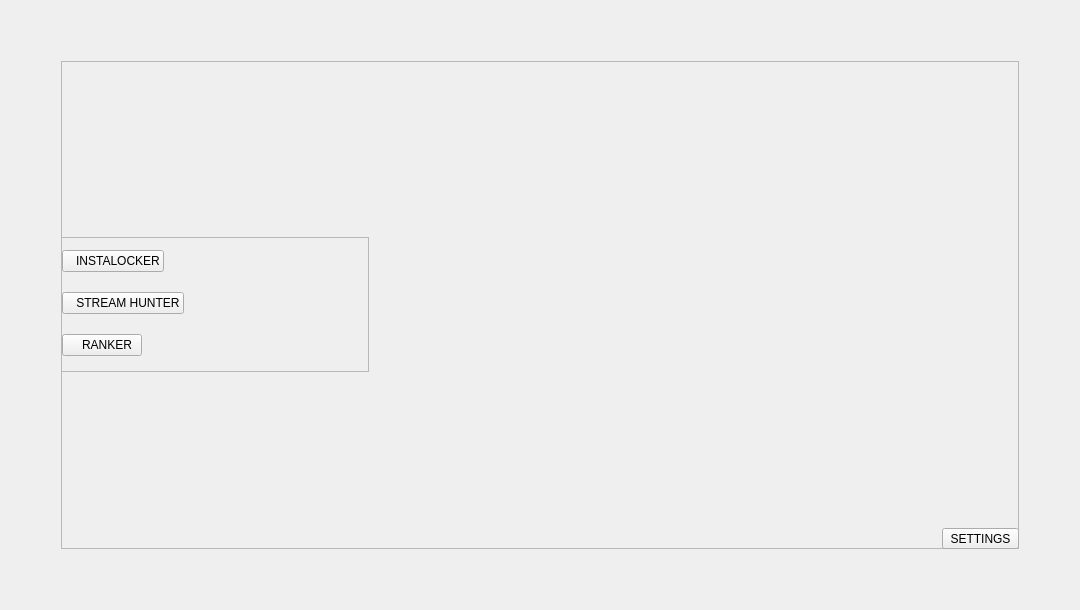
<?xml version="1.0" encoding="UTF-8"?>
<ui version="4.0">
 <class>main_menu_pg</class>
 <widget class="QWidget" name="main_menu_pg">
  <property name="geometry">
   <rect>
    <x>0</x>
    <y>0</y>
    <width>1080</width>
    <height>610</height>
   </rect>
  </property>
  <property name="windowTitle">
   <string>Form</string>
  </property>
  <widget class="QFrame" name="main_frm">
   <property name="geometry">
    <rect>
     <x>61</x>
     <y>61</y>
     <width>958</width>
     <height>488</height>
    </rect>
   </property>
   <property name="styleSheet">
    <string notr="true"/>
   </property>
   <property name="frameShape">
    <enum>QFrame::StyledPanel</enum>
   </property>
   <property name="frameShadow">
    <enum>QFrame::Raised</enum>
   </property>
   <widget class="QFrame" name="options_frm">
    <property name="geometry">
     <rect>
      <x>0</x>
      <y>176</y>
      <width>308</width>
      <height>135</height>
     </rect>
    </property>
    <property name="frameShape">
     <enum>QFrame::StyledPanel</enum>
    </property>
    <property name="frameShadow">
     <enum>QFrame::Raised</enum>
    </property>
    <property name="lineWidth">
     <number>1</number>
    </property>
    <layout class="QVBoxLayout" name="verticalLayout_2" stretch="0,0,0">
     <property name="spacing">
      <number>8</number>
     </property>
     <property name="sizeConstraint">
      <enum>QLayout::SetMinimumSize</enum>
     </property>
     <property name="leftMargin">
      <number>0</number>
     </property>
     <property name="topMargin">
      <number>0</number>
     </property>
     <property name="rightMargin">
      <number>0</number>
     </property>
     <property name="bottomMargin">
      <number>0</number>
     </property>
     <item alignment="Qt::AlignLeft">
      <widget class="BigOptionQPushButton" name="instalocker_btn">
       <property name="styleSheet">
        <string notr="true"/>
       </property>
       <property name="text">
        <string>   INSTALOCKER</string>
       </property>
       <property name="icon">
        <iconset resource="../../../resources/images.qrc">
         <normaloff>:/icons/icons/losangle.png</normaloff>:/icons/icons/losangle.png</iconset>
       </property>
       <property name="iconSize">
        <size>
         <width>9</width>
         <height>9</height>
        </size>
       </property>
       <property name="flat">
        <bool>false</bool>
       </property>
      </widget>
     </item>
     <item alignment="Qt::AlignLeft">
      <widget class="BigOptionQPushButton" name="stream_hunter_btn">
       <property name="text">
        <string>   STREAM HUNTER</string>
       </property>
       <property name="icon">
        <iconset resource="../../../resources/images.qrc">
         <normaloff>:/icons/icons/losangle.png</normaloff>:/icons/icons/losangle.png</iconset>
       </property>
       <property name="iconSize">
        <size>
         <width>9</width>
         <height>9</height>
        </size>
       </property>
      </widget>
     </item>
     <item alignment="Qt::AlignLeft">
      <widget class="BigOptionQPushButton" name="ranker_btn">
       <property name="text">
        <string>   RANKER</string>
       </property>
       <property name="icon">
        <iconset resource="../../../resources/images.qrc">
         <normaloff>:/icons/icons/losangle.png</normaloff>:/icons/icons/losangle.png</iconset>
       </property>
       <property name="iconSize">
        <size>
         <width>9</width>
         <height>9</height>
        </size>
       </property>
      </widget>
     </item>
    </layout>
   </widget>
   <widget class="SimpleQPushButton" name="settings_btn">
    <property name="geometry">
     <rect>
      <x>881</x>
      <y>467</y>
      <width>77</width>
      <height>21</height>
     </rect>
    </property>
    <property name="layoutDirection">
     <enum>Qt::RightToLeft</enum>
    </property>
    <property name="text">
     <string>SETTINGS</string>
    </property>
   </widget>
  </widget>
  <widget class="QWidget" name="vertical_line" native="true">
   <property name="geometry">
    <rect>
     <x>66</x>
     <y>0</y>
     <width>3</width>
     <height>610</height>
    </rect>
   </property>
   <property name="styleSheet">
    <string notr="true"/>
   </property>
   <property name="line" stdset="0">
    <bool>true</bool>
   </property>
  </widget>
  <widget class="QLabel" name="version_lbl">
   <property name="geometry">
    <rect>
     <x>1005</x>
     <y>580</y>
     <width>60</width>
     <height>20</height>
    </rect>
   </property>
   <property name="text">
    <string/>
   </property>
   <property name="alignment">
    <set>Qt::AlignRight|Qt::AlignTrailing|Qt::AlignVCenter</set>
   </property>
  </widget>
 </widget>
 <customwidgets>
  <customwidget>
   <class>BigOptionQPushButton</class>
   <extends>QPushButton</extends>
   <header>custom/bigoptionqpushbutton.h</header>
  </customwidget>
  <customwidget>
   <class>SimpleQPushButton</class>
   <extends>QPushButton</extends>
   <header>custom/simpleqpushbutton.h</header>
  </customwidget>
 </customwidgets>
 <resources>
  <include location="../../../resources/images.qrc"/>
 </resources>
 <connections/>
</ui>
